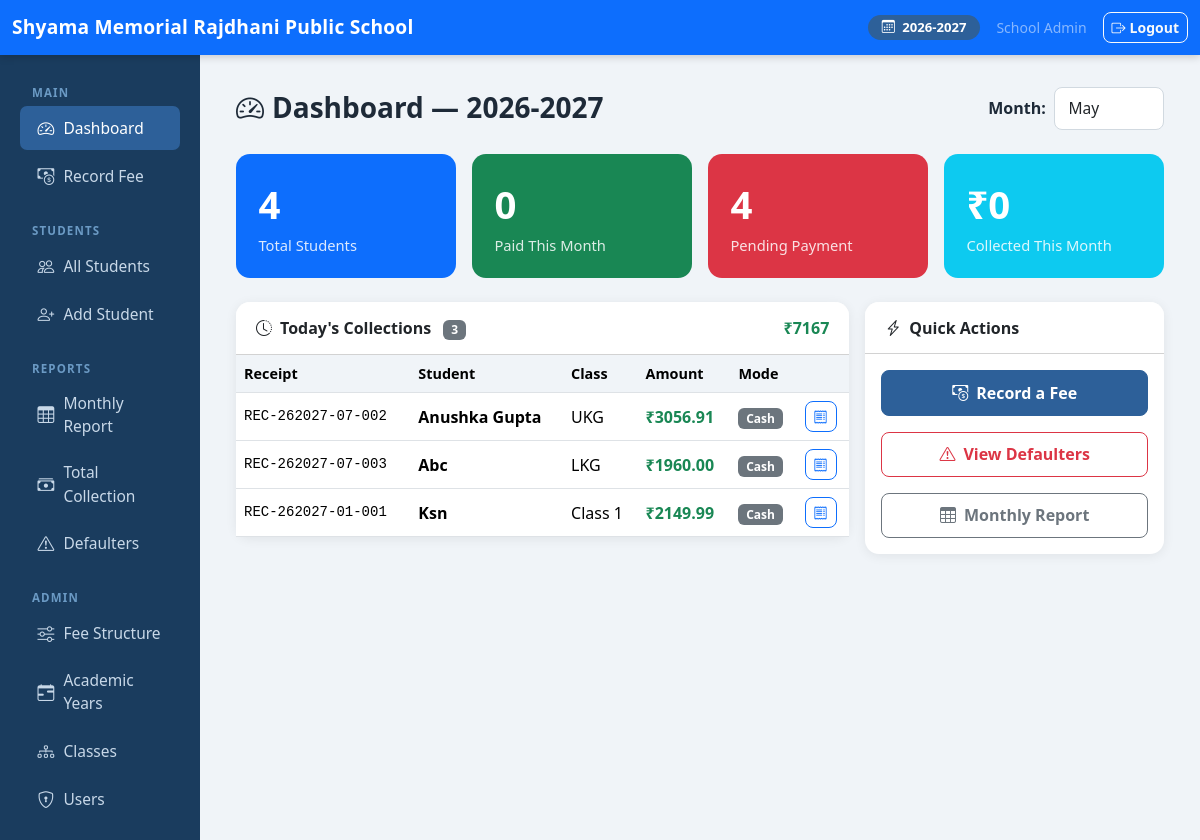
Screenshot of /fees/ (signed in) with the database file from the repository.
### students/models.py (models this page shows, shortened)
class AcademicYear(models.Model):
    name = models.CharField(max_length=20, unique=True)  # e.g. "2026-2027"
    start_date = models.DateField()
    end_date = models.DateField()
    is_current = models.BooleanField(default=False)
    class Meta:
        ordering = ['-start_date']
    @classmethod
    def get_current(cls):
        return cls.objects.filter(is_current=True).first()

class Student(models.Model):
    ENROLL_NEW = 'new'
    ENROLL_RE = 're'
    ENROLL_CHOICES = [
        (ENROLL_NEW, 'New'),
        (ENROLL_RE, 'Re-Enrolment'),
    ]
    GENDER_MALE = 'M'
    GENDER_FEMALE = 'F'
    GENDER_OTHER = 'O'
    GENDER_CHOICES = [
        (GENDER_MALE, 'Male'),
        (GENDER_FEMALE, 'Female'),
        (GENDER_OTHER, 'Other'),
    ]
    academic_year = models.ForeignKey(AcademicYear, on_delete=models.PROTECT, related_name='students')
    serial_number = models.CharField(max_length=20)
    name = models.CharField(max_length=150)
    school_class = models.ForeignKey(SchoolClass, on_delete=models.PROTECT, related_name='students')
    enrollment_type = models.CharField(max_length=3, choices=ENROLL_CHOICES, default=ENROLL_NEW)
    gender = models.CharField(max_length=1, choices=GENDER_CHOICES, default=GENDER_MALE)
    date_of_birth = models.DateField(null=True, blank=True)
    father_name = models.CharField(max_length=150)
    mother_name = models.CharField(max_length=150)
    date_of_admission = models.DateField()
    is_active = models.BooleanField(default=True)
    created_at = models.DateTimeField(auto_now_add=True)
    updated_at = models.DateTimeField(auto_now=True)
    created_by = models.ForeignKey(
        settings.AUTH_USER_MODEL, on_delete=models.SET_NULL,
        null=True, blank=True, related_name='students_created'
    )
    updated_by = models.ForeignKey(
        settings.AUTH_USER_MODEL, on_delete=models.SET_NULL,
        null=True, blank=True, related_name='students_updated'
    )
    class Meta:
        ordering = ['school_class__order', 'serial_number']
        unique_together = [('academic_year', 'serial_number')]

class SchoolClass(models.Model):
    name = models.CharField(max_length=50, unique=True)  # e.g. "Class 1", "Class 5A"
    order = models.PositiveSmallIntegerField(default=0)
    class Meta:
        ordering = ['order', 'name']
    def __str__(self):
        return self.name

### accounts/models.py (models this page shows, shortened)
class CustomUser(AbstractUser):
    ROLE_ADMIN = 'admin'
    ROLE_TEACHER = 'teacher'
    ROLE_CHOICES = [
        (ROLE_ADMIN, 'Admin'),
        (ROLE_TEACHER, 'Teacher'),
    ]
    role = models.CharField(max_length=10, choices=ROLE_CHOICES, default=ROLE_TEACHER)
    def is_admin(self):
        return self.role == self.ROLE_ADMIN

### fees/models.py (models this page shows, shortened)
class FeeRecord(models.Model):
    MONTH_CHOICES = [
        (1, 'January'), (2, 'February'), (3, 'March'), (4, 'April'),
        (5, 'May'), (6, 'June'), (7, 'July'), (8, 'August'),
        (9, 'September'), (10, 'October'), (11, 'November'), (12, 'December'),
    ]
    PAYMENT_CASH = 'cash'
    PAYMENT_CHEQUE = 'cheque'
    PAYMENT_UPI = 'upi'
    PAYMENT_BANK = 'bank'
    PAYMENT_CHOICES = [
        (PAYMENT_CASH, 'Cash'),
        (PAYMENT_CHEQUE, 'Cheque'),
        (PAYMENT_UPI, 'UPI'),
        (PAYMENT_BANK, 'Bank Transfer'),
    ]
    RECEIVER_SANGEETA = 'sangeeta'
    RECEIVER_NEELAM = 'neelam'
    RECEIVER_OTHER = 'other'
    RECEIVER_CHOICES = [
        (RECEIVER_SANGEETA, 'Mrs. Sangeeta Sahu (Treasurer, SMWS)'),
        (RECEIVER_NEELAM, 'Mrs. Neelam Gupta (Sr. Teacher)'),
        (RECEIVER_OTHER, 'Other'),
    ]
    student = models.ForeignKey(Student, on_delete=models.CASCADE, related_name='fee_records')
    academic_year = models.ForeignKey(AcademicYear, on_delete=models.PROTECT, related_name='fee_records')
    month = models.PositiveSmallIntegerField(choices=MONTH_CHOICES)
    tuition_fee = models.DecimalField(max_digits=10, decimal_places=2, default=0)
    dearness_fee = models.DecimalField(max_digits=10, decimal_places=2, default=0)
    registration_fee = models.DecimalField(max_digits=10, decimal_places=2, default=0, help_text='New students only')
    miscellaneous_dues = models.DecimalField(max_digits=10, decimal_places=2, default=0)
    admission_fee = models.DecimalField(max_digits=10, decimal_places=2, default=0, help_text='New students only')
    annual_compulsory = models.DecimalField(max_digits=10, decimal_places=2, default=0)
    total_paid = models.DecimalField(max_digits=10, decimal_places=2)
    collection_date = models.DateField()
    payment_mode = models.CharField(max_length=10, choices=PAYMENT_CHOICES, default=PAYMENT_CASH)
    cheque_number = models.CharField(max_length=30, blank=True, default='')
    collected_by = models.ForeignKey(CustomUser, on_delete=models.SET_NULL, null=True, related_name='collected_fees')
    received_by = models.CharField(max_length=20, choices=RECEIVER_CHOICES, default=RECEIVER_SANGEETA)
    received_by_other = models.CharField(max_length=100, blank=True, default='')
    receipt_number = models.CharField(max_length=30, unique=True, editable=False)
    created_at = models.DateTimeField(auto_now_add=True)
    class Meta:
        unique_together = [('student', 'academic_year', 'month')]
        ordering = ['-collection_date']

### fees/views.py (the view)
# urls.py: path('', lambda request: redirect('fees:dashboard'), name='home'),
@login_required
def dashboard(request):
    year = AcademicYear.get_current()
    today = date.today()
    month = int(request.GET.get('month', today.month))
    total_students = Student.objects.filter(academic_year=year, is_active=True).count()
    paid_ids = FeeRecord.objects.filter(academic_year=year, month=month).values_list('student_id', flat=True)
    paid_count = len(paid_ids)
    pending_count = total_students - paid_count
    today_collections = FeeRecord.objects.filter(
        academic_year=year, collection_date=today
    ).select_related('student', 'student__school_class')
    total_today = sum(r.total_paid for r in today_collections)
    total_month = sum(
        r.total_paid for r in FeeRecord.objects.filter(academic_year=year, month=month)
    )
    months = FeeRecord.MONTH_CHOICES
    return render(request, 'fees/dashboard.html', {
        'year': year, 'month': month, 'months': months,
        'total_students': total_students, 'paid_count': paid_count,
        'pending_count': pending_count, 'today_collections': today_collections,
        'total_today': total_today, 'total_month': total_month,
    })

### fees/templatetags/fees_tags.py (called while the page is built)
@register.simple_tag
def current_year_display():
    year = AcademicYear.get_current()
    return year.name if year else 'No Active Year'

### templates/fees/dashboard.html (shortened to what this page needs)
{% extends "base.html" %}
{% load fees_tags %}
{% block content %}
<div class="d-flex justify-content-between align-items-center mb-4 flex-wrap gap-2">
  <h3 class="fw-bold mb-0"><i class="bi bi-speedometer2 me-2"></i>Dashboard &mdash; {{ year.name }}</h3>
  <form class="d-flex align-items-center gap-2">
    <label class="fw-semibold mb-0">Month:</label>
    <select name="month" class="form-select" onchange="this.form.submit()">
      {% for num, name in months %}
      <option value="{{ num }}" {% if num == month %}selected{% endif %}>{{ name }}</option>
      {% endfor %}
    </select>
  </form>
</div>
<div class="row g-3 mb-4">
  <div class="col-6 col-md-3">
    <div class="stat-card bg-primary text-white">
      <div class="stat-value">{{ total_students }}</div>
      <div class="stat-label">Total Students</div>
    </div>
  </div>
  <div class="col-6 col-md-3">
    <div class="stat-card bg-success text-white">
      <div class="stat-value">{{ paid_count }}</div>
      <div class="stat-label">Paid This Month</div>
    </div>
  </div>
  <div class="col-6 col-md-3">
    <div class="stat-card bg-danger text-white">
      <div class="stat-value">{{ pending_count }}</div>
      <div class="stat-label">Pending Payment</div>
    </div>
  </div>
  <div class="col-6 col-md-3">
    <div class="stat-card bg-info text-white">
      <div class="stat-value">₹{{ total_month|floatformat:0 }}</div>
      <div class="stat-label">Collected This Month</div>
    </div>
  </div>
</div>
<div class="row g-3">
  <div class="col-md-8">
    <div class="card">
      <div class="card-header bg-white">
        <i class="bi bi-clock-history me-2"></i>Today's Collections
        <span class="badge bg-secondary ms-2">{{ today_collections|length }}</span>
        <strong class="float-end text-success">₹{{ total_today|floatformat:0 }}</strong>
      </div>
      <div class="table-responsive">
        <table class="table table-hover mb-0">
          <thead><tr><th>Receipt</th><th>Student</th><th>Class</th><th>Amount</th><th>Mode</th><th></th></tr></thead>
          <tbody>
            {% for r in today_collections %}
            <tr>
              <td class="font-monospace small">{{ r.receipt_number }}</td>
              <td class="fw-semibold">{{ r.student.name }}</td>
              <td>{{ r.student.school_class }}</td>
              <td class="text-success fw-bold">₹{{ r.total_paid }}</td>
              <td><span class="badge bg-secondary">{{ r.get_payment_mode_display }}</span></td>
              <td><a href="{% url 'fees:receipt_html' r.pk %}" class="btn btn-sm btn-outline-primary"><i class="bi bi-receipt"></i></a></td>
            </tr>
            {% empty %}
            <tr><td colspan="6" class="text-center text-muted py-4">No collections recorded today.</td></tr>
            {% endfor %}
          </tbody>
        </table>
      </div>
    </div>
  </div>
  <div class="col-md-4">
    <div class="card h-100">
      <div class="card-header bg-white"><i class="bi bi-lightning-charge me-2"></i>Quick Actions</div>
      <div class="card-body d-grid gap-3">
        <a href="{% url 'fees:fee_entry_select' %}" class="btn btn-primary btn-lg">
          <i class="bi bi-cash-coin me-2"></i>Record a Fee
        </a>
        <a href="{% url 'fees:defaulters' %}" class="btn btn-outline-danger btn-lg">
          <i class="bi bi-exclamation-triangle me-2"></i>View Defaulters
        </a>
        <a href="{% url 'fees:monthly_report' %}" class="btn btn-outline-secondary btn-lg">
          <i class="bi bi-table me-2"></i>Monthly Report
        </a>
      </div>
    </div>
  </div>
</div>
{% endblock %}

### templates/base.html (shortened to what this page needs)
<!DOCTYPE html>
<html lang="en">
<head>
  <link href="https://cdn.jsdelivr.net/npm/bootstrap@5.3.3/dist/css/bootstrap.min.css" rel="stylesheet">
  <link href="https://cdn.jsdelivr.net/npm/bootstrap-icons@1.11.3/font/bootstrap-icons.min.css" rel="stylesheet">
</head>
<body>
{% if user.is_authenticated %}
<nav class="navbar navbar-dark bg-primary no-print">
  <div class="container-fluid">
    <span class="navbar-brand">Shyama Memorial Rajdhani Public School</span>
    <div class="d-flex align-items-center gap-3">
      {% with year=request.session.current_year %}
      <span class="year-badge">
        <i class="bi bi-calendar3 me-1"></i>
        {% load fees_tags %}{% current_year_display %}
      </span>
      {% endwith %}
      <span class="text-white-50 small">{{ user.get_full_name|default:user.username }}</span>
      <a href="{% url 'accounts:logout' %}" class="btn btn-outline-light btn-sm">
        <i class="bi bi-box-arrow-right me-1"></i>Logout
      </a>
    </div>
  </div>
</nav>
<div class="container-fluid">
  <div class="row">
    <div class="col-md-2 sidebar no-print py-3">
      <div class="sidebar-heading">Main</div>
      <ul class="nav flex-column">
        <li class="nav-item">
          <a class="nav-link {% if request.resolver_match.url_name == 'dashboard' %}active{% endif %}" href="{% url 'fees:dashboard' %}">
            <i class="bi bi-speedometer2"></i> Dashboard
          </a>
        </li>
        <li class="nav-item">
          <a class="nav-link {% if 'fee_entry' in request.resolver_match.url_name %}active{% endif %}" href="{% url 'fees:fee_entry_select' %}">
            <i class="bi bi-cash-coin"></i> Record Fee
          </a>
        </li>
      </ul>
      <div class="sidebar-heading mt-2">Students</div>
      <ul class="nav flex-column">
        <li class="nav-item">
          <a class="nav-link" href="{% url 'students:list' %}">
            <i class="bi bi-people"></i> All Students
          </a>
        </li>
        <li class="nav-item">
          <a class="nav-link" href="{% url 'students:add' %}">
            <i class="bi bi-person-plus"></i> Add Student
          </a>
        </li>
      </ul>
      <div class="sidebar-heading mt-2">Reports</div>
      <ul class="nav flex-column">
        <li class="nav-item">
          <a class="nav-link" href="{% url 'fees:monthly_report' %}">
            <i class="bi bi-table"></i> Monthly Report
          </a>
        </li>
        <li class="nav-item">
          <a class="nav-link" href="{% url 'fees:total_collection' %}">
            <i class="bi bi-cash-stack"></i> Total Collection
          </a>
        </li>
        <li class="nav-item">
          <a class="nav-link" href="{% url 'fees:defaulters' %}">
            <i class="bi bi-exclamation-triangle"></i> Defaulters
          </a>
        </li>
      </ul>
      {% if user.is_admin %}
      <div class="sidebar-heading mt-2">Admin</div>
      <ul class="nav flex-column">
        <li class="nav-item">
          <a class="nav-link" href="{% url 'fees:structure_list' %}">
            <i class="bi bi-sliders"></i> Fee Structure
          </a>
        </li>
        <li class="nav-item">
          <a class="nav-link" href="{% url 'students:year_list' %}">
            <i class="bi bi-calendar-range"></i> Academic Years
          </a>
        </li>
        <li class="nav-item">
          <a class="nav-link" href="{% url 'students:class_list' %}">
            <i class="bi bi-diagram-3"></i> Classes
          </a>
        </li>
        <li class="nav-item">
          <a class="nav-link" href="{% url 'accounts:user_list' %}">
            <i class="bi bi-shield-lock"></i> Users
          </a>
        </li>
      </ul>
      {% endif %}
    </div>
    <div class="col-md-10 main-content">
      {% block content %}{% endblock %}
    </div>
  </div>
</div>
{% else %}
{% block full_content %}{% endblock %}
{% endif %}
</body>
</html>

### templates/base.html (style rules this page uses)
body { font-size: 1rem; background: #f0f4f8; color: #1e2a38; }
a { text-decoration: none; }
.navbar { box-shadow: 0 2px 8px rgba(0,0,0,.18); }
.navbar-brand { font-weight: 700; font-size: 1.2rem; letter-spacing: .01em; }
.sidebar { min-height: calc(100vh - 56px); background: #1a3c5e; }
.sidebar .nav-link { color: #c8d8e8; font-size: .97rem; padding: .6rem 1.1rem; border-radius: 7px; margin: 2px 8px; display: flex; align-items: center; gap: 9px; transition: background .15s; }
.sidebar .nav-link:hover, .sidebar .nav-link.active { background: #2d6099; color: #fff; }
.sidebar .nav-link i { font-size: 1.05rem; flex-shrink: 0; }
.sidebar-heading { color: #6b9ac4; font-size: .72rem; font-weight: 700; letter-spacing: .1em; padding: .8rem 1.25rem .2rem; text-transform: uppercase; }
.main-content { padding: 2rem 2.25rem; }
.card { border: none; border-radius: 14px; box-shadow: 0 2px 12px rgba(0,0,0,.07); }
.card-header { border-radius: 14px 14px 0 0 !important; font-weight: 600; font-size: 1rem; padding: .85rem 1.25rem; }
.stat-card { border-radius: 14px; padding: 1.4rem; }
.stat-card .stat-value { font-size: 2.4rem; font-weight: 700; }
.stat-card .stat-label { font-size: .92rem; opacity: .85; }
.form-control, .form-select { border-radius: 8px; border: 1.5px solid #d1d9e0; padding: .55rem .85rem; font-size: .97rem; background: #fff; transition: border-color .15s, box-shadow .15s; }
.btn { border-radius: 8px; font-weight: 600; }
.btn-lg { font-size: 1rem; padding: .6rem 1.5rem; }
.btn-primary { background: #2d6099; border-color: #2d6099; }
.table th { font-weight: 600; background: #f0f4f8; font-size: .9rem; }
.table td { vertical-align: middle; }
.year-badge { background: #2d6099; color: #fff; border-radius: 20px; padding: 3px 14px; font-size: .82rem; font-weight: 600; }

### rows the page displays
AcademicYear: name "2026-2027"
CustomUser: get_full_name "School Admin"
FeeRecord: receipt_number "REC-262027-07-002", student.name "Anushka Gupta", student.school_class "UKG", total_paid "3056.91", payment_mode "Cash"
FeeRecord: receipt_number "REC-262027-07-003", student.name "Abc", student.school_class "LKG", total_paid "1960.00", payment_mode "Cash"
FeeRecord: receipt_number "REC-262027-01-001", student.name "Ksn", student.school_class "Class 1", total_paid "2149.99", payment_mode "Cash"

### other values shown
{{ total_students }} "4"
{{ paid_count }} "0"
{{ pending_count }} "4"
{{ total_month|floatformat:0 }} "0"
{{ today_collections|length }} "3"
{{ total_today|floatformat:0 }} "7167"
form field month "May"
